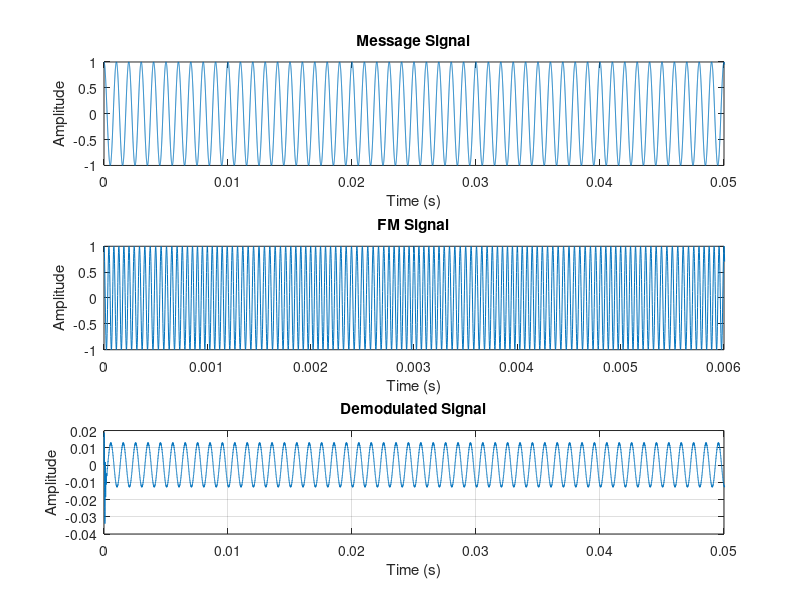

Reproduce this figure in MATLAB.
% L.B.I.P Thilakasiri - E/16/367
% EE357 Communication Systems: Laboratary 02 - Baseband Delay FM Demodulator 

clear all;
close all;

% General Specifications
fm = 1000;      % Message Freq
fc = 20000;     % Carrier Freq
fs = 500000;    % Sampling Freq
t1 = 0:1/fs:2;  
len = length(t1);
ac = 1;         % Carrier Amplitude
am = 1;         % Message Amplitude
fn = fs/len;
ff = -fs/2:fn:fs/2-fn;
beta = 1;       % Beta Value
ct = ac*cos(2*pi*fc.*t1);   % Carrier Signal
mt = am*cos(2*pi*fm.*t1);   % Message Signal

% FM Signal & Down Conversion
fmt = ac*cos(2*pi*fc.*t1 + beta*sin(2*pi*fm.*t1)); 
yit = fmt.*cos(2*pi*fc.*t1);
yqt = fmt.*sin(2*pi*fc.*t1);

% Butterworth Filter Specifications
[b,a] = butter(10,1*fc/(fs/2));

% Filter Outputs
yitf = filter(b,a,yit);
yqtf = filter(b,a,yqt);

% Failed Attempt - Filter Design
% order_n = 10;
% fs2 = 10000;
% cof = fc/(fs/2);
% fil = designfilt('lowpassfir','FilterOrder',order_n,'CutoffFrequency',cof, ...
%        'DesignMethod','window','Window',{@kaiser,15},'SampleRate',fs2);
% yitf = filter(fil,yit);
% yqtf = filter(fil,yqt);

% Complex FM Baseband Signal
yt = yitf + 1i*yqtf;

% Time Delay Block
n=1;            % No. of Delay units
yy = zeros(size(yt));
yy(n+1:end) = yt(1:end-n);
delay_yt = yy;  % After the Delay

conj_yt = conj(delay_yt);
wt = yt.*conj_yt;
wn = wt;        % wn Eqn Given in the Lab Sheet
vn = angle(wn); % vn Eqn Given in the Lab Sheet
length(t1)
length(mt)

% Plots
figure(1)
subplot(3,1,1);
plot(t1,mt);
xlim([0,0.05]);
title("Message Signal");
xlabel('Time (s)')
ylabel('Amplitude')

subplot(3,1,2);
plot(t1,fmt);
xlim([0,3/500]);
title("FM Signal");
xlabel('Time (s)')
ylabel('Amplitude')

subplot(3,1,3);
plot(t1,vn);
xlim([0,0.05]);
title("Demodulated Signal");
xlabel('Time (s)')
ylabel('Amplitude')
grid on;